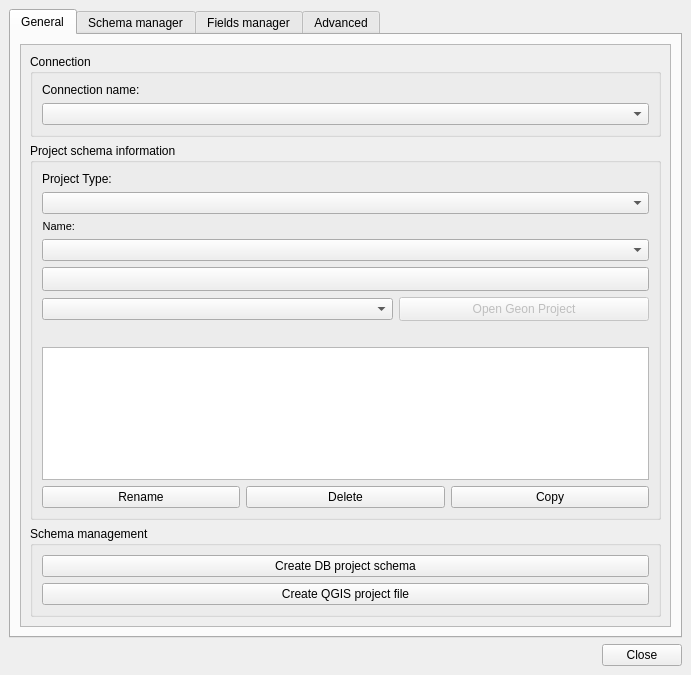
<?xml version="1.0" encoding="UTF-8"?>
<ui version="4.0">
 <class>dlg_admin_ui</class>
 <widget class="QMainWindow" name="dlg_admin_ui">
  <property name="geometry">
   <rect>
    <x>0</x>
    <y>0</y>
    <width>691</width>
    <height>675</height>
   </rect>
  </property>
  <property name="sizePolicy">
   <sizepolicy hsizetype="Expanding" vsizetype="Preferred">
    <horstretch>0</horstretch>
    <verstretch>0</verstretch>
   </sizepolicy>
  </property>
  <property name="maximumSize">
   <size>
    <width>16777215</width>
    <height>16777215</height>
   </size>
  </property>
  <property name="windowTitle">
   <string>Giswater</string>
  </property>
  <property name="unifiedTitleAndToolBarOnMac">
   <bool>false</bool>
  </property>
  <widget class="QWidget" name="centralwidget">
   <layout class="QGridLayout" name="gridLayout_4">
    <item row="5" column="0" colspan="16">
     <layout class="QHBoxLayout" name="horizontalLayout">
      <item>
       <widget class="QLabel" name="lbl_status">
        <property name="enabled">
         <bool>true</bool>
        </property>
        <property name="text">
         <string/>
        </property>
        <property name="pixmap">
         <pixmap>../../../../../../../../../../../../../Desktop/Edgar/READ SQL/images/status_ok.png</pixmap>
        </property>
        <property name="scaledContents">
         <bool>false</bool>
        </property>
       </widget>
      </item>
      <item>
       <widget class="QLabel" name="lbl_schema_name">
        <property name="text">
         <string/>
        </property>
       </widget>
      </item>
      <item>
       <widget class="QLabel" name="lbl_status_text">
        <property name="text">
         <string/>
        </property>
       </widget>
      </item>
      <item>
       <spacer name="horizontalSpacer_2">
        <property name="orientation">
         <enum>Qt::Horizontal</enum>
        </property>
        <property name="sizeHint" stdset="0">
         <size>
          <width>40</width>
          <height>20</height>
         </size>
        </property>
       </spacer>
      </item>
      <item>
       <widget class="QPushButton" name="btn_close">
        <property name="sizePolicy">
         <sizepolicy hsizetype="Fixed" vsizetype="Fixed">
          <horstretch>0</horstretch>
          <verstretch>0</verstretch>
         </sizepolicy>
        </property>
        <property name="text">
         <string>Close</string>
        </property>
       </widget>
      </item>
     </layout>
    </item>
    <item row="3" column="0" colspan="16">
     <widget class="QTabWidget" name="tab_main">
      <property name="enabled">
       <bool>true</bool>
      </property>
      <property name="currentIndex">
       <number>0</number>
      </property>
      <widget class="QWidget" name="tab_general">
       <attribute name="title">
        <string>General</string>
       </attribute>
       <layout class="QGridLayout" name="gridLayout">
        <item row="0" column="1">
         <widget class="QScrollArea" name="scrollArea">
          <property name="widgetResizable">
           <bool>true</bool>
          </property>
          <widget class="QWidget" name="scrollAreaWidgetContents_2">
           <property name="geometry">
            <rect>
             <x>0</x>
             <y>0</y>
             <width>647</width>
             <height>580</height>
            </rect>
           </property>
           <layout class="QGridLayout" name="gridLayout_11">
            <item row="2" column="0">
             <widget class="QGroupBox" name="grb_schema_manager">
              <property name="title">
               <string>Schema management</string>
              </property>
              <layout class="QGridLayout" name="gridLayout_26">
               <item row="0" column="0">
                <layout class="QGridLayout" name="gridLayout_23">
                 <item row="1" column="0">
                  <widget class="QPushButton" name="btn_gis_create">
                   <property name="text">
                    <string>Create QGIS project file</string>
                   </property>
                  </widget>
                 </item>
                 <item row="0" column="0">
                  <widget class="QPushButton" name="btn_schema_create">
                   <property name="sizePolicy">
                    <sizepolicy hsizetype="Minimum" vsizetype="Preferred">
                     <horstretch>0</horstretch>
                     <verstretch>0</verstretch>
                    </sizepolicy>
                   </property>
                   <property name="font">
                    <font>
                     <weight>50</weight>
                     <bold>false</bold>
                    </font>
                   </property>
                   <property name="text">
                    <string>Create DB project schema</string>
                   </property>
                  </widget>
                 </item>
                </layout>
               </item>
              </layout>
             </widget>
            </item>
            <item row="0" column="0">
             <widget class="QGroupBox" name="grb_conection">
              <property name="title">
               <string>Connection</string>
              </property>
              <layout class="QGridLayout" name="gridLayout_2">
               <item row="1" column="0" colspan="2">
                <widget class="QComboBox" name="cmb_connection">
                 <property name="enabled">
                  <bool>true</bool>
                 </property>
                </widget>
               </item>
               <item row="0" column="0" colspan="2">
                <widget class="QLabel" name="lbl_connection">
                 <property name="sizePolicy">
                  <sizepolicy hsizetype="Maximum" vsizetype="Preferred">
                   <horstretch>0</horstretch>
                   <verstretch>0</verstretch>
                  </sizepolicy>
                 </property>
                 <property name="text">
                  <string>Connection name:</string>
                 </property>
                </widget>
               </item>
              </layout>
             </widget>
            </item>
            <item row="1" column="0">
             <widget class="QGroupBox" name="grb_project_scin">
              <property name="title">
               <string>Project schema information</string>
              </property>
              <layout class="QGridLayout" name="gridLayout_7">
               <item row="1" column="1" colspan="3">
                <widget class="QComboBox" name="cmb_project_type">
                 <property name="sizePolicy">
                  <sizepolicy hsizetype="Expanding" vsizetype="Fixed">
                   <horstretch>0</horstretch>
                   <verstretch>0</verstretch>
                  </sizepolicy>
                 </property>
                </widget>
               </item>
               <item row="9" column="1" colspan="3">
                <widget class="QTextEdit" name="software_version_info">
                 <property name="enabled">
                  <bool>true</bool>
                 </property>
                 <property name="readOnly">
                  <bool>true</bool>
                 </property>
                </widget>
               </item>
               <item row="7" column="3">
                <widget class="QPushButton" name="geon_open_project">
                 <property name="enabled">
                  <bool>false</bool>
                 </property>
                 <property name="sizePolicy">
                  <sizepolicy hsizetype="Preferred" vsizetype="Preferred">
                   <horstretch>0</horstretch>
                   <verstretch>0</verstretch>
                  </sizepolicy>
                 </property>
                 <property name="minimumSize">
                  <size>
                   <width>24</width>
                   <height>24</height>
                  </size>
                 </property>
                 <property name="layoutDirection">
                  <enum>Qt::LeftToRight</enum>
                 </property>
                 <property name="text">
                  <string>Open Geon Project</string>
                 </property>
                 <property name="iconSize">
                  <size>
                   <width>16</width>
                   <height>16</height>
                  </size>
                 </property>
                 <property name="checkable">
                  <bool>false</bool>
                 </property>
                 <property name="autoDefault">
                  <bool>false</bool>
                 </property>
                 <property name="default">
                  <bool>false</bool>
                 </property>
                 <property name="flat">
                  <bool>false</bool>
                 </property>
                </widget>
               </item>
               <item row="10" column="1" colspan="3">
                <layout class="QGridLayout" name="gridLayout_6">
                 <item row="2" column="1">
                  <widget class="QPushButton" name="btn_delete">
                   <property name="sizePolicy">
                    <sizepolicy hsizetype="Preferred" vsizetype="Fixed">
                     <horstretch>0</horstretch>
                     <verstretch>0</verstretch>
                    </sizepolicy>
                   </property>
                   <property name="text">
                    <string>Delete</string>
                   </property>
                  </widget>
                 </item>
                 <item row="2" column="2">
                  <widget class="QPushButton" name="btn_copy">
                   <property name="sizePolicy">
                    <sizepolicy hsizetype="Minimum" vsizetype="Fixed">
                     <horstretch>0</horstretch>
                     <verstretch>0</verstretch>
                    </sizepolicy>
                   </property>
                   <property name="text">
                    <string>Copy</string>
                   </property>
                  </widget>
                 </item>
                 <item row="2" column="0">
                  <widget class="QPushButton" name="btn_schema_rename">
                   <property name="sizePolicy">
                    <sizepolicy hsizetype="Preferred" vsizetype="Fixed">
                     <horstretch>0</horstretch>
                     <verstretch>0</verstretch>
                    </sizepolicy>
                   </property>
                   <property name="text">
                    <string>Rename</string>
                   </property>
                  </widget>
                 </item>
                </layout>
               </item>
               <item row="2" column="1">
                <widget class="QLabel" name="lbl_name">
                 <property name="sizePolicy">
                  <sizepolicy hsizetype="Maximum" vsizetype="Preferred">
                   <horstretch>0</horstretch>
                   <verstretch>0</verstretch>
                  </sizepolicy>
                 </property>
                 <property name="font">
                  <font>
                   <pointsize>8</pointsize>
                  </font>
                 </property>
                 <property name="frameShape">
                  <enum>QFrame::NoFrame</enum>
                 </property>
                 <property name="frameShadow">
                  <enum>QFrame::Raised</enum>
                 </property>
                 <property name="text">
                  <string>Name:</string>
                 </property>
                 <property name="alignment">
                  <set>Qt::AlignRight|Qt::AlignTrailing|Qt::AlignVCenter</set>
                 </property>
                 <property name="margin">
                  <number>3</number>
                 </property>
                </widget>
               </item>
               <item row="0" column="1">
                <widget class="QLabel" name="lbl_project_type">
                 <property name="layoutDirection">
                  <enum>Qt::LeftToRight</enum>
                 </property>
                 <property name="text">
                  <string>Project Type:       </string>
                 </property>
                 <property name="alignment">
                  <set>Qt::AlignLeading|Qt::AlignLeft|Qt::AlignVCenter</set>
                 </property>
                </widget>
               </item>
               <item row="3" column="1" colspan="3">
                <widget class="QComboBox" name="project_schema_name">
                 <property name="enabled">
                  <bool>true</bool>
                 </property>
                 <property name="sizePolicy">
                  <sizepolicy hsizetype="Preferred" vsizetype="Fixed">
                   <horstretch>0</horstretch>
                   <verstretch>0</verstretch>
                  </sizepolicy>
                 </property>
                 <property name="frame">
                  <bool>true</bool>
                 </property>
                </widget>
               </item>
               <item row="7" column="1" colspan="2">
                <widget class="QComboBox" name="geon_project_list">
                 <property name="enabled">
                  <bool>true</bool>
                 </property>
                 <property name="sizePolicy">
                  <sizepolicy hsizetype="Preferred" vsizetype="Fixed">
                   <horstretch>0</horstretch>
                   <verstretch>0</verstretch>
                  </sizepolicy>
                 </property>
                 <property name="frame">
                  <bool>true</bool>
                 </property>
                </widget>
               </item>
               <item row="6" column="1" colspan="3">
                <widget class="QPushButton" name="btn_info">
                 <property name="enabled">
                  <bool>true</bool>
                 </property>
                 <property name="sizePolicy">
                  <sizepolicy hsizetype="Preferred" vsizetype="Preferred">
                   <horstretch>0</horstretch>
                   <verstretch>0</verstretch>
                  </sizepolicy>
                 </property>
                 <property name="minimumSize">
                  <size>
                   <width>24</width>
                   <height>24</height>
                  </size>
                 </property>
                 <property name="layoutDirection">
                  <enum>Qt::LeftToRight</enum>
                 </property>
                 <property name="text">
                  <string/>
                 </property>
                 <property name="iconSize">
                  <size>
                   <width>16</width>
                   <height>16</height>
                  </size>
                 </property>
                 <property name="checkable">
                  <bool>false</bool>
                 </property>
                 <property name="autoDefault">
                  <bool>false</bool>
                 </property>
                 <property name="default">
                  <bool>false</bool>
                 </property>
                 <property name="flat">
                  <bool>false</bool>
                 </property>
                </widget>
               </item>
               <item row="8" column="1" colspan="3">
                <widget class="QLabel" name="lbl_geon_status">
                 <property name="text">
                  <string/>
                 </property>
                </widget>
               </item>
              </layout>
             </widget>
            </item>
           </layout>
          </widget>
         </widget>
        </item>
       </layout>
      </widget>
      <widget class="QWidget" name="tab_schema_manager">
       <attribute name="title">
        <string>Schema manager</string>
       </attribute>
       <layout class="QGridLayout" name="gridLayout_8">
        <item row="3" column="3">
         <widget class="QPushButton" name="btn_schema_file_to_db">
          <property name="sizePolicy">
           <sizepolicy hsizetype="Fixed" vsizetype="Fixed">
            <horstretch>0</horstretch>
            <verstretch>0</verstretch>
           </sizepolicy>
          </property>
          <property name="text">
           <string>File to DB</string>
          </property>
         </widget>
        </item>
        <item row="2" column="0" colspan="4">
         <widget class="QGroupBox" name="grb_schema_reload">
          <property name="title">
           <string>Reload</string>
          </property>
          <layout class="QGridLayout" name="gridLayout_9">
           <item row="0" column="0">
            <widget class="QLabel" name="lbl_reload_func">
             <property name="sizePolicy">
              <sizepolicy hsizetype="Preferred" vsizetype="Preferred">
               <horstretch>0</horstretch>
               <verstretch>0</verstretch>
              </sizepolicy>
             </property>
             <property name="font">
              <font>
               <weight>50</weight>
               <bold>false</bold>
              </font>
             </property>
             <property name="text">
              <string>Reload functions &amp; function triggers          </string>
             </property>
            </widget>
           </item>
           <item row="0" column="1">
            <widget class="QCheckBox" name="chk_schema_funcion">
             <property name="text">
              <string/>
             </property>
             <property name="iconSize">
              <size>
               <width>19</width>
               <height>19</height>
              </size>
             </property>
             <property name="checked">
              <bool>false</bool>
             </property>
            </widget>
           </item>
          </layout>
         </widget>
        </item>
        <item row="0" column="0" colspan="4">
         <widget class="QGroupBox" name="grb_schema_update">
          <property name="title">
           <string>Update</string>
          </property>
          <layout class="QGridLayout" name="gridLayout_5">
           <item row="0" column="1">
            <widget class="QPushButton" name="btn_update_schema">
             <property name="enabled">
              <bool>true</bool>
             </property>
             <property name="sizePolicy">
              <sizepolicy hsizetype="Maximum" vsizetype="Fixed">
               <horstretch>0</horstretch>
               <verstretch>0</verstretch>
              </sizepolicy>
             </property>
             <property name="text">
              <string>Execute</string>
             </property>
            </widget>
           </item>
           <item row="0" column="0">
            <widget class="QLabel" name="lbl_update_all">
             <property name="font">
              <font>
               <weight>50</weight>
               <bold>false</bold>
              </font>
             </property>
             <property name="text">
              <string>Update all</string>
             </property>
            </widget>
           </item>
          </layout>
         </widget>
        </item>
        <item row="3" column="0">
         <widget class="QLabel" name="lbl_use_constrains">
          <property name="text">
           <string>Use constrains:</string>
          </property>
         </widget>
        </item>
        <item row="3" column="1">
         <widget class="QPushButton" name="btn_constrains">
          <property name="text">
           <string>ON</string>
          </property>
         </widget>
        </item>
        <item row="3" column="2">
         <widget class="QLabel" name="lbl_constrains_info">
          <property name="layoutDirection">
           <enum>Qt::LeftToRight</enum>
          </property>
          <property name="text">
           <string/>
          </property>
         </widget>
        </item>
        <item row="5" column="0" colspan="4">
         <spacer name="verticalSpacer_2">
          <property name="orientation">
           <enum>Qt::Vertical</enum>
          </property>
          <property name="sizeHint" stdset="0">
           <size>
            <width>20</width>
            <height>40</height>
           </size>
          </property>
         </spacer>
        </item>
       </layout>
      </widget>
      <widget class="QWidget" name="tab_fields_manager">
       <attribute name="title">
        <string>Fields manager</string>
       </attribute>
       <layout class="QGridLayout" name="gridLayout_21">
        <item row="0" column="0">
         <widget class="QScrollArea" name="scrollArea_2">
          <property name="widgetResizable">
           <bool>true</bool>
          </property>
          <widget class="QWidget" name="scrollAreaWidgetContents_3">
           <property name="geometry">
            <rect>
             <x>0</x>
             <y>0</y>
             <width>647</width>
             <height>580</height>
            </rect>
           </property>
           <layout class="QGridLayout" name="gridLayout_12">
            <item row="3" column="0">
             <spacer name="verticalSpacer_3">
              <property name="orientation">
               <enum>Qt::Vertical</enum>
              </property>
              <property name="sizeHint" stdset="0">
               <size>
                <width>20</width>
                <height>40</height>
               </size>
              </property>
             </spacer>
            </item>
            <item row="0" column="0">
             <widget class="QGroupBox" name="grb_manage_childviews">
              <property name="title">
               <string>Manage child views</string>
              </property>
              <layout class="QGridLayout" name="gridLayout_19">
               <item row="0" column="0">
                <layout class="QGridLayout" name="gridLayout_25">
                 <item row="3" column="1" colspan="2">
                  <widget class="QCheckBox" name="chk_multi_create">
                   <property name="sizePolicy">
                    <sizepolicy hsizetype="Maximum" vsizetype="Fixed">
                     <horstretch>0</horstretch>
                     <verstretch>0</verstretch>
                    </sizepolicy>
                   </property>
                   <property name="text">
                    <string>Create views for all features</string>
                   </property>
                  </widget>
                 </item>
                 <item row="4" column="1" colspan="2">
                  <widget class="QPushButton" name="btn_create_view">
                   <property name="sizePolicy">
                    <sizepolicy hsizetype="Expanding" vsizetype="Fixed">
                     <horstretch>0</horstretch>
                     <verstretch>0</verstretch>
                    </sizepolicy>
                   </property>
                   <property name="text">
                    <string>Create</string>
                   </property>
                  </widget>
                 </item>
                 <item row="1" column="1">
                  <widget class="QLabel" name="lbl_child_feature">
                   <property name="sizePolicy">
                    <sizepolicy hsizetype="Maximum" vsizetype="Preferred">
                     <horstretch>0</horstretch>
                     <verstretch>0</verstretch>
                    </sizepolicy>
                   </property>
                   <property name="text">
                    <string>Feature name:</string>
                   </property>
                  </widget>
                 </item>
                 <item row="2" column="1">
                  <widget class="QComboBox" name="cmb_feature_name_view">
                   <property name="sizePolicy">
                    <sizepolicy hsizetype="MinimumExpanding" vsizetype="Fixed">
                     <horstretch>0</horstretch>
                     <verstretch>0</verstretch>
                    </sizepolicy>
                   </property>
                  </widget>
                 </item>
                </layout>
               </item>
              </layout>
             </widget>
            </item>
            <item row="2" column="0">
             <widget class="QGroupBox" name="grb_manage_addfields">
              <property name="title">
               <string>Manage add fields</string>
              </property>
              <layout class="QVBoxLayout" name="verticalLayout">
               <item>
                <layout class="QVBoxLayout" name="verticalLayout_3">
                 <item>
                  <widget class="QLabel" name="lbl_add_fields_feature">
                   <property name="sizePolicy">
                    <sizepolicy hsizetype="Maximum" vsizetype="Preferred">
                     <horstretch>0</horstretch>
                     <verstretch>0</verstretch>
                    </sizepolicy>
                   </property>
                   <property name="text">
                    <string>Feature name:</string>
                   </property>
                  </widget>
                 </item>
                 <item>
                  <widget class="QComboBox" name="cmb_formname_fields"/>
                 </item>
                 <item>
                  <widget class="QCheckBox" name="chk_multi_insert">
                   <property name="sizePolicy">
                    <sizepolicy hsizetype="Maximum" vsizetype="Fixed">
                     <horstretch>0</horstretch>
                     <verstretch>0</verstretch>
                    </sizepolicy>
                   </property>
                   <property name="text">
                    <string>Create addfields for all features</string>
                   </property>
                  </widget>
                 </item>
                 <item>
                  <widget class="QPushButton" name="btn_create_field">
                   <property name="text">
                    <string>Create</string>
                   </property>
                  </widget>
                 </item>
                 <item>
                  <widget class="QPushButton" name="btn_update_field">
                   <property name="text">
                    <string>Update</string>
                   </property>
                  </widget>
                 </item>
                 <item>
                  <widget class="QPushButton" name="btn_delete_field">
                   <property name="text">
                    <string>Delete</string>
                   </property>
                  </widget>
                 </item>
                </layout>
               </item>
              </layout>
             </widget>
            </item>
            <item row="1" column="0">
             <widget class="QGroupBox" name="grb_manage_sys_fields">
              <property name="title">
               <string>Manage system fields</string>
              </property>
              <layout class="QVBoxLayout" name="verticalLayout_2">
               <item>
                <layout class="QGridLayout" name="gridLayout_17">
                 <item row="2" column="1">
                  <widget class="QPushButton" name="btn_update_sys_field">
                   <property name="text">
                    <string>Update</string>
                   </property>
                  </widget>
                 </item>
                 <item row="1" column="1">
                  <widget class="QComboBox" name="cmb_feature_sys_fields">
                   <property name="sizePolicy">
                    <sizepolicy hsizetype="Expanding" vsizetype="Fixed">
                     <horstretch>0</horstretch>
                     <verstretch>0</verstretch>
                    </sizepolicy>
                   </property>
                  </widget>
                 </item>
                 <item row="0" column="1">
                  <widget class="QLabel" name="lbl_system_feature">
                   <property name="sizePolicy">
                    <sizepolicy hsizetype="Maximum" vsizetype="Preferred">
                     <horstretch>0</horstretch>
                     <verstretch>0</verstretch>
                    </sizepolicy>
                   </property>
                   <property name="maximumSize">
                    <size>
                     <width>80</width>
                     <height>16777215</height>
                    </size>
                   </property>
                   <property name="text">
                    <string>Feature name:</string>
                   </property>
                  </widget>
                 </item>
                </layout>
               </item>
              </layout>
             </widget>
            </item>
           </layout>
          </widget>
         </widget>
        </item>
       </layout>
      </widget>
      <widget class="QWidget" name="tab_advanced">
       <attribute name="title">
        <string>Advanced</string>
       </attribute>
       <layout class="QGridLayout" name="gridLayout_3">
        <item row="0" column="0">
         <widget class="QScrollArea" name="scrollArea_3">
          <property name="widgetResizable">
           <bool>true</bool>
          </property>
          <widget class="QWidget" name="scrollAreaWidgetContents">
           <property name="geometry">
            <rect>
             <x>0</x>
             <y>0</y>
             <width>647</width>
             <height>580</height>
            </rect>
           </property>
           <layout class="QGridLayout" name="gridLayout_13">
            <item row="4" column="0">
             <spacer name="verticalSpacer">
              <property name="orientation">
               <enum>Qt::Vertical</enum>
              </property>
              <property name="sizeHint" stdset="0">
               <size>
                <width>20</width>
                <height>40</height>
               </size>
              </property>
             </spacer>
            </item>
            <item row="2" column="0">
             <widget class="QGroupBox" name="grb_files_generator">
              <property name="title">
               <string>Plugin files generator</string>
              </property>
              <layout class="QGridLayout" name="gridLayout_14">
               <item row="0" column="0">
                <widget class="QPushButton" name="btn_create_qgis_template">
                 <property name="text">
                  <string>QGIS templates</string>
                 </property>
                </widget>
               </item>
               <item row="1" column="0">
                <widget class="QPushButton" name="btn_translation">
                 <property name="text">
                  <string>Translation files</string>
                 </property>
                </widget>
               </item>
              </layout>
             </widget>
            </item>
            <item row="3" column="0">
             <widget class="QGroupBox" name="grb_visit">
              <property name="title">
               <string>Visit</string>
              </property>
              <layout class="QGridLayout" name="gridLayout_18">
               <item row="0" column="0">
                <layout class="QHBoxLayout" name="horizontalLayout_6">
                 <item>
                  <widget class="QPushButton" name="btn_visit_create">
                   <property name="text">
                    <string>Create</string>
                   </property>
                  </widget>
                 </item>
                </layout>
               </item>
               <item row="1" column="0">
                <layout class="QGridLayout" name="gridLayout_22">
                 <item row="1" column="1">
                  <widget class="QPushButton" name="btn_visit_update">
                   <property name="text">
                    <string>Update</string>
                   </property>
                  </widget>
                 </item>
                 <item row="2" column="1">
                  <widget class="QPushButton" name="btn_visit_delete">
                   <property name="text">
                    <string>Delete</string>
                   </property>
                  </widget>
                 </item>
                 <item row="0" column="1">
                  <widget class="QComboBox" name="cmb_visit_class"/>
                 </item>
                </layout>
               </item>
              </layout>
             </widget>
            </item>
            <item row="0" column="0">
             <widget class="QGroupBox" name="grb_load_cf">
              <property name="title">
               <string>Load custom file</string>
              </property>
              <layout class="QGridLayout" name="gridLayout_10">
               <item row="0" column="1" colspan="2">
                <layout class="QGridLayout" name="gridLayout_24">
                 <item row="0" column="1">
                  <widget class="QPushButton" name="btn_custom_select_file">
                   <property name="sizePolicy">
                    <sizepolicy hsizetype="Preferred" vsizetype="Fixed">
                     <horstretch>0</horstretch>
                     <verstretch>0</verstretch>
                    </sizepolicy>
                   </property>
                   <property name="maximumSize">
                    <size>
                     <width>30</width>
                     <height>16777215</height>
                    </size>
                   </property>
                   <property name="text">
                    <string>...</string>
                   </property>
                  </widget>
                 </item>
                 <item row="1" column="0" colspan="2">
                  <widget class="QPushButton" name="btn_custom_load_file">
                   <property name="sizePolicy">
                    <sizepolicy hsizetype="Preferred" vsizetype="Fixed">
                     <horstretch>0</horstretch>
                     <verstretch>0</verstretch>
                    </sizepolicy>
                   </property>
                   <property name="font">
                    <font>
                     <weight>50</weight>
                     <bold>false</bold>
                    </font>
                   </property>
                   <property name="text">
                    <string>Load SQL files</string>
                   </property>
                  </widget>
                 </item>
                 <item row="0" column="0">
                  <widget class="QLineEdit" name="custom_path_folder">
                   <property name="enabled">
                    <bool>false</bool>
                   </property>
                  </widget>
                 </item>
                </layout>
               </item>
              </layout>
             </widget>
            </item>
            <item row="1" column="0">
             <widget class="QGroupBox" name="groupBox">
              <property name="title">
               <string>Schema Utils</string>
              </property>
              <layout class="QGridLayout" name="gridLayout_15">
               <item row="2" column="0" colspan="2">
                <widget class="QPushButton" name="btn_create_utils">
                 <property name="text">
                  <string>Create</string>
                 </property>
                </widget>
               </item>
               <item row="3" column="0" colspan="2">
                <widget class="QPushButton" name="btn_update_utils">
                 <property name="text">
                  <string>Update</string>
                 </property>
                </widget>
               </item>
               <item row="1" column="0">
                <widget class="QComboBox" name="cmb_utils_ws"/>
               </item>
               <item row="1" column="1">
                <widget class="QComboBox" name="cmb_utils_ud"/>
               </item>
               <item row="0" column="0">
                <widget class="QLabel" name="label">
                 <property name="text">
                  <string>WS:</string>
                 </property>
                </widget>
               </item>
               <item row="0" column="1">
                <widget class="QLabel" name="label_2">
                 <property name="text">
                  <string>UD:</string>
                 </property>
                </widget>
               </item>
              </layout>
             </widget>
            </item>
           </layout>
          </widget>
         </widget>
        </item>
       </layout>
      </widget>
     </widget>
    </item>
   </layout>
  </widget>
  <action name="action_create_sample">
   <property name="text">
    <string>Create Sample</string>
   </property>
  </action>
  <action name="action_create_sample_dev">
   <property name="text">
    <string>Create Sample Dev</string>
   </property>
  </action>
 </widget>
 <tabstops>
  <tabstop>cmb_connection</tabstop>
  <tabstop>cmb_project_type</tabstop>
  <tabstop>project_schema_name</tabstop>
  <tabstop>btn_info</tabstop>
  <tabstop>software_version_info</tabstop>
  <tabstop>btn_schema_rename</tabstop>
  <tabstop>btn_delete</tabstop>
  <tabstop>btn_copy</tabstop>
  <tabstop>btn_update_schema</tabstop>
  <tabstop>chk_schema_funcion</tabstop>
  <tabstop>btn_constrains</tabstop>
  <tabstop>btn_schema_file_to_db</tabstop>
  <tabstop>custom_path_folder</tabstop>
  <tabstop>btn_custom_select_file</tabstop>
  <tabstop>btn_custom_load_file</tabstop>
  <tabstop>btn_create_qgis_template</tabstop>
  <tabstop>tab_main</tabstop>
 </tabstops>
 <resources/>
 <connections/>
</ui>
